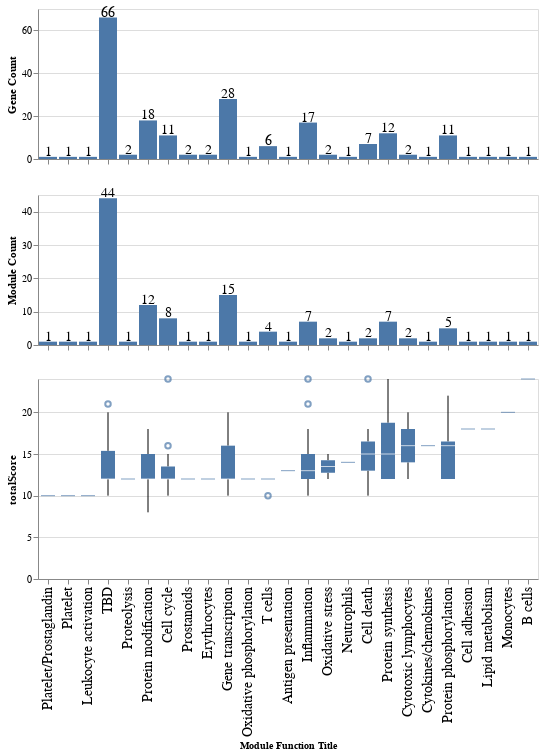

Notebook source saved alongside this figure:
### Code cell
scoreOrder = atL1_evd_annpt.groupby('ModuleTitle')['totalScore'].agg("median").sort_values().index
titlBoxplot = alt.Chart(atL1_evd_annpt,height=200).mark_boxplot().encode(
    x=alt.X('ModuleTitle',sort=list(scoreOrder),axis=alt.Axis(title="Module Function Title",titleFontSize=10,labelFontSize=14)),
    y='totalScore'
)

module_bar = alt.Chart(atL1_evd_annpt,height=150).mark_bar().encode(
    x=alt.X('ModuleTitle',sort=list(scoreOrder),axis=alt.Axis(labels=False,title='')),
    y=alt.Y('distinct(ModuleID)',axis=alt.Axis(title="Module Count"))
)
module_text = module_bar.mark_text(
    align="center",
    baseline="middle",
    dy=-5,
    size=14
).encode(text="distinct(ModuleID)")
module_bar_plot = module_bar+module_text

gene_bar = alt.Chart(atL1_evd_annpt,height=150).mark_bar().encode(
    x=alt.X('ModuleTitle',sort=list(scoreOrder),axis=alt.Axis(labels=False,title='')),
    y=alt.Y('count(ModuleID)',axis=alt.Axis(title="Gene Count"))
)
gene_text = gene_bar.mark_text(
    align="center",
    baseline="middle",
    dy=-5,
    size=14
).encode(text="count(ModuleID)")
gene_bar_plot  = gene_bar+gene_text

alt.vconcat(gene_bar_plot,module_bar_plot, titlBoxplot).resolve_scale(
    x='shared'
)

### Figure 1 — Vega-Lite specification as saved in the notebook (floating-point values rounded to 4 significant figures; data arrays with more than 128 entries replaced by an {"elided": "..."} marker saying what was removed)
{"config": {"view": {"continuousWidth": 300, "continuousHeight": 300}}, "vconcat": [{"layer": [{"mark": {"type": "bar"}, "encoding": {"x": {"axis": {"labels": false, "title": ""}, "field": "ModuleTitle", "sort": ["Platelet/Prostaglandin", "Platelet", "Leukocyte activation", "TBD", "Proteolysis", "Protein modification", "Cell cycle", "Prostanoids", "Erythrocytes", "Gene transcription", "Oxidative phosphorylation", "T cells", "Antigen presentation", "Inflammation", "Oxidative stress", "Neutrophils", "Cell death", "Protein synthesis", "Cytotoxic lymphocytes", "Cytokines/chemokines", "Protein phosphorylation", "Cell adhesion", "Lipid metabolism", "Monocytes", "B cells"], "type": "nominal"}, "y": {"aggregate": "count", "axis": {"title": "Gene Count"}, "field": "ModuleID", "type": "nominal"}}}, {"mark": {"type": "text", "align": "center", "baseline": "middle", "dy": -5, "size": 14}, "encoding": {"text": {"aggregate": "count", "field": "ModuleID", "type": "nominal"}, "x": {"axis": {"labels": false, "title": ""}, "field": "ModuleTitle", "sort": ["Platelet/Prostaglandin", "Platelet", "Leukocyte activation", "TBD", "Proteolysis", "Protein modification", "Cell cycle", "Prostanoids", "Erythrocytes", "Gene transcription", "Oxidative phosphorylation", "T cells", "Antigen presentation", "Inflammation", "Oxidative stress", "Neutrophils", "Cell death", "Protein synthesis", "Cytotoxic lymphocytes", "Cytokines/chemokines", "Protein phosphorylation", "Cell adhesion", "Lipid metabolism", "Monocytes", "B cells"], "type": "nominal"}, "y": {"aggregate": "count", "axis": {"title": "Gene Count"}, "field": "ModuleID", "type": "nominal"}}}], "height": 150}, {"layer": [{"mark": {"type": "bar"}, "encoding": {"x": {"axis": {"labels": false, "title": ""}, "field": "ModuleTitle", "sort": ["Platelet/Prostaglandin", "Platelet", "Leukocyte activation", "TBD", "Proteolysis", "Protein modification", "Cell cycle", "Prostanoids", "Erythrocytes", "Gene transcription", "Oxidative phosphorylation", "T cells", "Antigen presentation", "Inflammation", "Oxidative stress", "Neutrophils", "Cell death", "Protein synthesis", "Cytotoxic lymphocytes", "Cytokines/chemokines", "Protein phosphorylation", "Cell adhesion", "Lipid metabolism", "Monocytes", "B cells"], "type": "nominal"}, "y": {"aggregate": "distinct", "axis": {"title": "Module Count"}, "field": "ModuleID", "type": "nominal"}}}, {"mark": {"type": "text", "align": "center", "baseline": "middle", "dy": -5, "size": 14}, "encoding": {"text": {"aggregate": "distinct", "field": "ModuleID", "type": "nominal"}, "x": {"axis": {"labels": false, "title": ""}, "field": "ModuleTitle", "sort": ["Platelet/Prostaglandin", "Platelet", "Leukocyte activation", "TBD", "Proteolysis", "Protein modification", "Cell cycle", "Prostanoids", "Erythrocytes", "Gene transcription", "Oxidative phosphorylation", "T cells", "Antigen presentation", "Inflammation", "Oxidative stress", "Neutrophils", "Cell death", "Protein synthesis", "Cytotoxic lymphocytes", "Cytokines/chemokines", "Protein phosphorylation", "Cell adhesion", "Lipid metabolism", "Monocytes", "B cells"], "type": "nominal"}, "y": {"aggregate": "distinct", "axis": {"title": "Module Count"}, "field": "ModuleID", "type": "nominal"}}}], "height": 150}, {"mark": {"type": "boxplot"}, "encoding": {"x": {"axis": {"labelFontSize": 14, "title": "Module Function Title", "titleFontSize": 10}, "field": "ModuleTitle", "sort": ["Platelet/Prostaglandin", "Platelet", "Leukocyte activation", "TBD", "Proteolysis", "Protein modification", "Cell cycle", "Prostanoids", "Erythrocytes", "Gene transcription", "Oxidative phosphorylation", "T cells", "Antigen presentation", "Inflammation", "Oxidative stress", "Neutrophils", "Cell death", "Protein synthesis", "Cytotoxic lymphocytes", "Cytokines/chemokines", "Protein phosphorylation", "Cell adhesion", "Lipid metabolism", "Monocytes", "B cells"], "type": "nominal"}, "y": {"field": "totalScore", "type": "quantitative"}}, "height": 200}], "data": {"name": "data-d9598e13098b41b2780b2c8c33f28d8f"}, "resolve": {"scale": {"x": "shared"}}, "$schema": "https://vega.github.io/schema/vega-lite/v5.14.1.json", "datasets": {"data-d9598e13098b41b2780b2c8c33f28d8f": {"elided": "197 records"}}}
